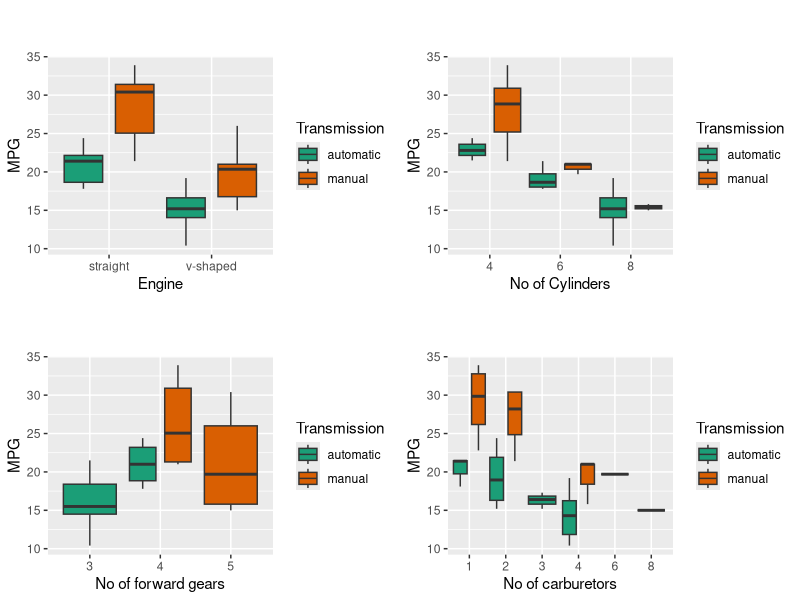
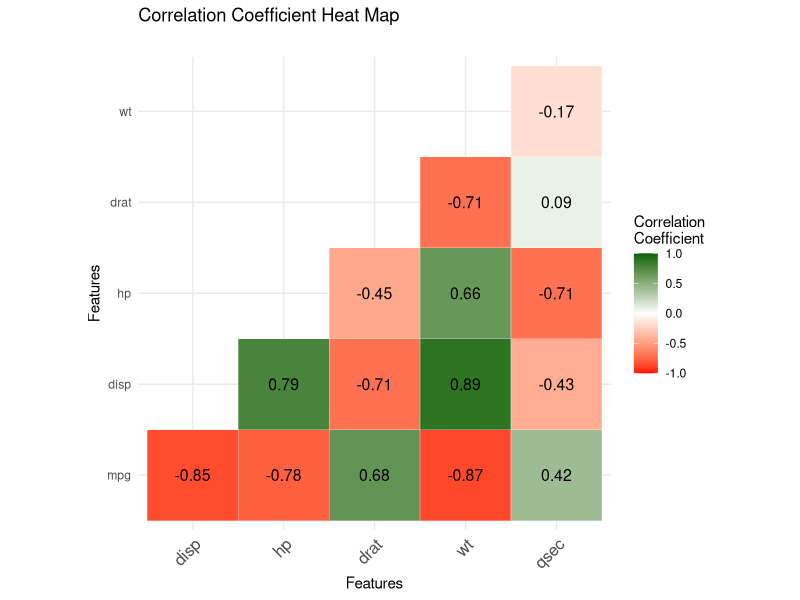
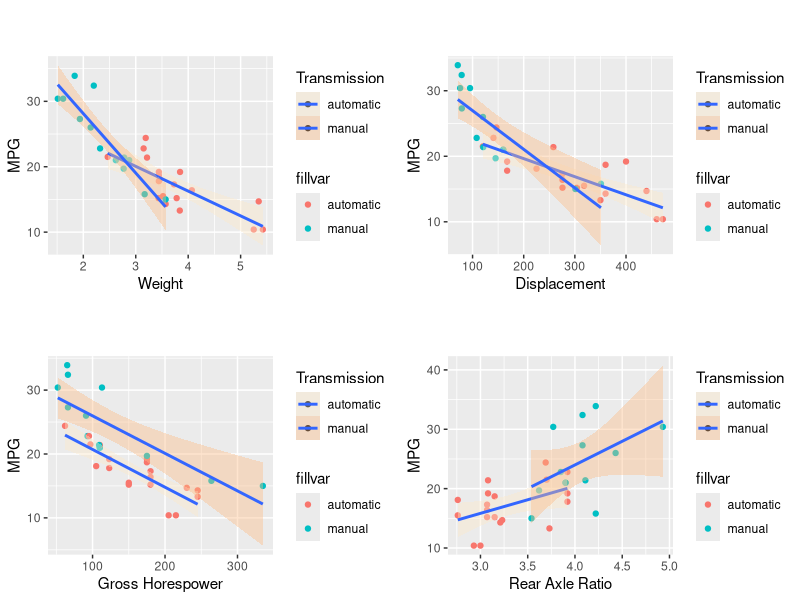
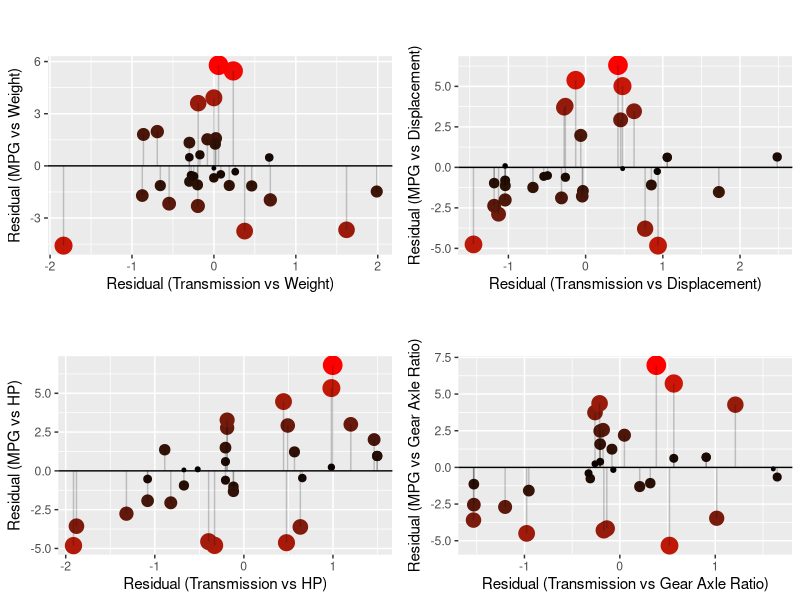

Write R code to recreate these figures, in order.
## ---- chunk 1
knitr::opts_chunk$set(echo = TRUE)
## ---- chunk 2
library(ggplot2)
library(RColorBrewer)
library(knitr)
library(kableExtra)
library(reshape2)
library(ggpubr)
## ---- chunk 3
mt <- mtcars
mt$am <- as.factor(ifelse(mt$am==0,"automatic","manual"))
mt$vs <- as.factor(ifelse(mt$vs==0,"v-shaped","straight"))
mt$cyl <- as.factor(mt$cyl)
mt$gear <- as.factor(mt$gear)
mt$carb <- as.factor(mt$carb)
## ---- chunk 4
getBoxPlot <- function(df,xvar,yvar,fillvar,xlabel,ylabel,filllabel)
{
  mybox <- ggplot(data=df, aes(x=xvar,y=yvar,fill=fillvar)) +
  geom_boxplot(outlier.colour="black", 
               outlier.size=2,position=position_dodge(1)) + 
  labs(title = "",
       subtitle = "",
       y = ylabel, x = xlabel) +
    scale_fill_brewer(name = filllabel,palette="Dark2")  +
  theme(plot.title = element_text(hjust = 0.5)) 
  
  return(mybox)
}

plotVS <- getBoxPlot(mt,mt$vs,mt$mpg,mt$am,"Engine","MPG","Transmission")
plotCYL <- getBoxPlot(mt,mt$cyl,mt$mpg,mt$am,"No of Cylinders","MPG","Transmission")
plotGEAR <- getBoxPlot(mt,mt$gear,mt$mpg,mt$am,"No of forward gears","MPG","Transmission")
plotCARB <- getBoxPlot(mt,mt$carb,mt$mpg,mt$am,"No of carburetors","MPG","Transmission")
## ---- chunk 5
correlation.matrix <- cor(mt[,c("mpg","disp","hp","drat","wt","qsec")])
correlation.matrix <- round(correlation.matrix,2)
correlation.matrix[upper.tri(correlation.matrix)] <- NA
diag(correlation.matrix) <- NA
row.corr.matrix <- melt(correlation.matrix,na.rm=TRUE)
colnames(row.corr.matrix) <- c("F1","F2","CORR")
heatMap <- ggplot(data = row.corr.matrix, aes(x=F1, y=F2, fill=CORR)) + 
  geom_tile(color="white")+
  labs(title = "Correlation Coefficient Heat Map",
       subtitle = "",
       y = "Features", x = "Features") + 
  scale_fill_gradient2(low = "red", high = "darkgreen", mid = "white", 
   midpoint = 0, limit = c(-1,1), space = "Lab", 
   name="Correlation\nCoefficient") +
  theme_minimal()+ 
 theme(axis.text.x = element_text(angle = 45, vjust = 1, 
    size = 12, hjust = 1))+
 coord_fixed()+
  geom_text(aes(x=F1, y=F2, label = CORR), color = "black", size = 4)
## ---- chunk 6
getAdjPlot <- function(df,xvar,yvar,fillvar,xlabel,ylabel,fillabel)
{
  adjPlot <- ggplot(data=df, aes(x=xvar,y=yvar,fill=fillvar)) +
  geom_point(aes(color=fillvar)) + geom_smooth(method=lm) + 
  labs(title = "",
       subtitle = "",
       y = ylabel, x = xlabel) +
  scale_fill_brewer(name = fillabel,palette="OrRd")  +
  theme(plot.title = element_text(hjust = 0.5)) 
  
  return(adjPlot)
}

plotWeight <- getAdjPlot(mt,mt$wt,mt$mpg,mt$am,"Weight","MPG","Transmission")
plotDisp <- getAdjPlot(mt,mt$disp,mt$mpg,mt$am,"Displacement","MPG","Transmission")
plotHP <- getAdjPlot(mt,mt$hp,mt$mpg,mt$am,"Gross Horespower","MPG","Transmission")
plotDRAT <- getAdjPlot(mt,mt$drat,mt$mpg,mt$am,"Rear Axle Ratio","MPG","Transmission")
## ---- chunk 7
#We have created a new dataset:mt out of mtcars where all categorical variables are converted to factors. 
#Hence explicit as.factor is not needed here.
fit1 <- lm(mpg~wt,data=mt)
fit2 <- update(fit1,mpg~wt+cyl)
fit3 <- update(fit1,mpg~wt*cyl)
anova(fit1,fit2,fit3)
## ---- chunk 8
mt$resid.mpg.wt <- resid(glm(mpg~wt+cyl,data=mt))  
mt$resid.am.wt <- resid(glm(am~wt+cyl,data=mt,family="binomial"))

mt$resid.mpg.disp <- resid(glm(mpg~disp+cyl,data=mt))  
mt$resid.am.disp <- resid(glm(am~disp+cyl,data=mt,family="binomial"))

mt$resid.mpg.hp <- resid(glm(mpg~hp+cyl,data=mt))  
mt$resid.am.hp <- resid(glm(am~hp+cyl,data=mt,family="binomial"))

mt$resid.mpg.drat <- resid(glm(mpg~drat+cyl,data=mt)) 
mt$resid.am.drat <- resid(glm(am~drat+cyl,data=mt,family="binomial"))
## ---- chunk 9
getResidPlot <- function(df,xvar,yvar,xlab,ylab)
{
  residPlot <- ggplot(data=df, aes(x=xvar,y=yvar)) +
  geom_point(aes(color=abs(yvar),size=abs(yvar))) +  
  labs(title = "",
       subtitle = "",
       y = ylab, x = xlab) +
  theme(plot.title = element_text(hjust = 0.5)) + 
  guides(color = FALSE, size = FALSE) +
  scale_color_continuous(low = "black", high = "red") +
  geom_segment(aes(xend = xvar, yend = 0, color=), alpha = .2) + 
  geom_hline(yintercept=0)

  return(residPlot)
}

plotResidWeight <- getResidPlot(mt,mt$resid.am.wt,mt$resid.mpg.wt,"Residual (Transmission vs Weight)","Residual (MPG vs Weight)")
plotResidDisp <- getResidPlot(mt,mt$resid.am.disp,mt$resid.mpg.disp,"Residual (Transmission vs Displacement)","Residual (MPG vs Displacement)")
plotResidHP <- getResidPlot(mt,mt$resid.am.hp,mt$resid.mpg.hp,"Residual (Transmission vs HP)","Residual (MPG vs HP)")
plotResidDRAT <- getResidPlot(mt,mt$resid.am.drat,mt$resid.mpg.drat,"Residual (Transmission vs Gear Axle Ratio)","Residual (MPG vs Gear Axle Ratio)")
## ---- chunk 10
getTStats <- function(x1,x2,printLabel)
{
  s1 <- sd(x1); s2 = sd(x2); n1 <- length(x1); n2 <- length(x2);
  s <- sqrt(((n1-1)*(s1**2) + (n2-1)*(s2**2)) / (n1+n2-2))
  mu1 <- mean(x1); mu2 <- mean(x2)
  diffMU <- mu2 - mu1
  t.statistic <- diffMU / (s * sqrt((1/n1)+(1/n2)))
  p.value <- pt(t.statistic,n1+n2-2,lower.tail = FALSE)
  
  print(paste0("Difference in Means",printLabel,": ",round(diffMU,2)))
  print(paste0("Pooled SD",printLabel,": ",round(s,2)))

  return(p.value)
  
}
x1 <- mt[mt$am=="automatic",]$mpg; x2 <- mt[mt$am=="manual",]$mpg
x1.adj <- mt[mt$am=="automatic",]$resid.mpg.wt; x2.adj <- mt[mt$am=="manual",]$resid.mpg.wt

p.value <- getTStats(x1,x2,"")
p.value.adj <- getTStats(x1.adj,x2.adj," on Adjustment")
## ---- chunk 11
figure.box <- ggarrange(plotVS, plotCYL, plotGEAR, plotCARB, ncol = 2, nrow = 2)
figure.box
## ---- chunk 12
heatMap
## ---- chunk 13
figure.point <- ggarrange(plotWeight, plotDisp, plotHP, plotDRAT, ncol = 2, nrow = 2)
figure.point
## ---- chunk 14
figure.residual <- ggarrange(plotResidWeight, plotResidDisp, plotResidHP, plotResidDRAT, ncol = 2, nrow = 2)
figure.residual
